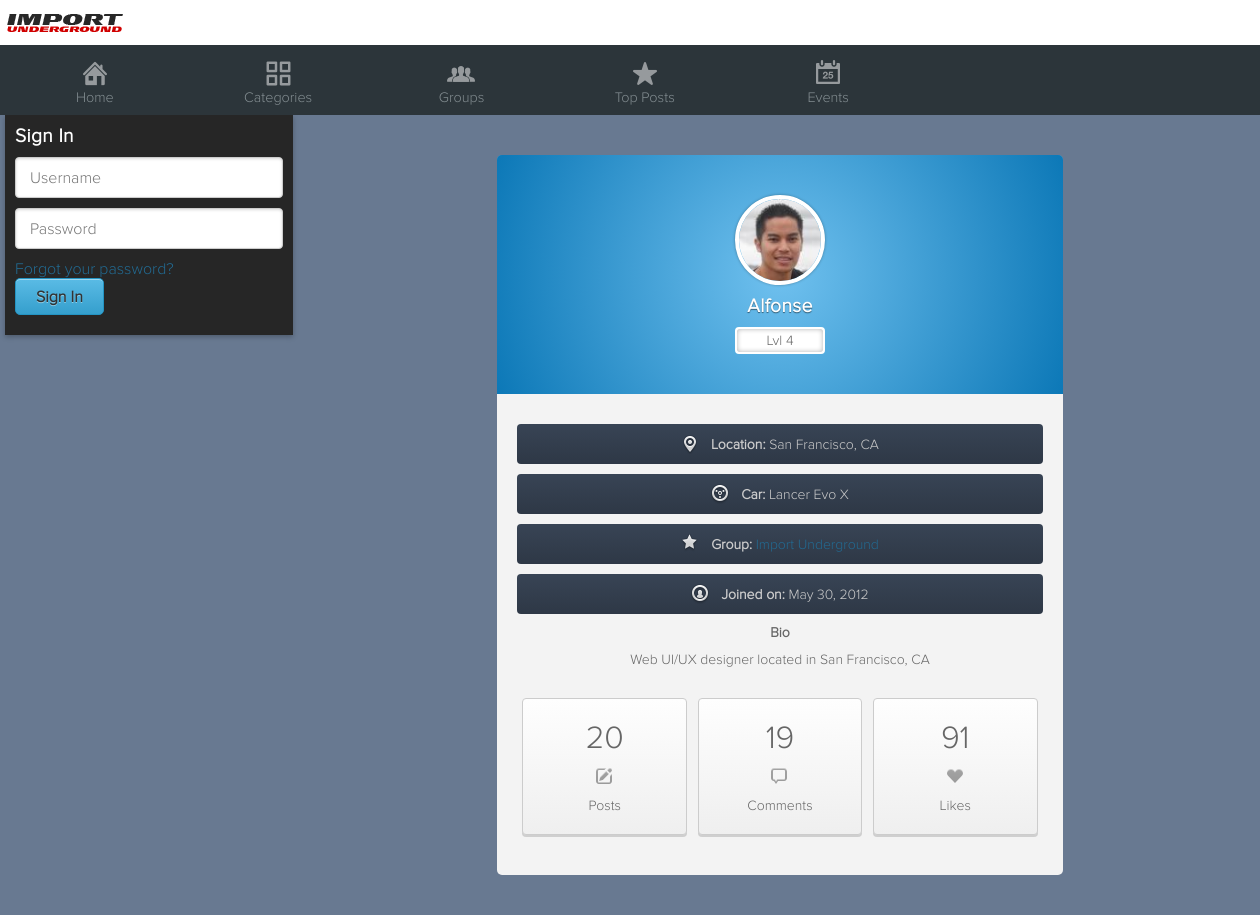
Before: /profile/alfonse with the older database file.
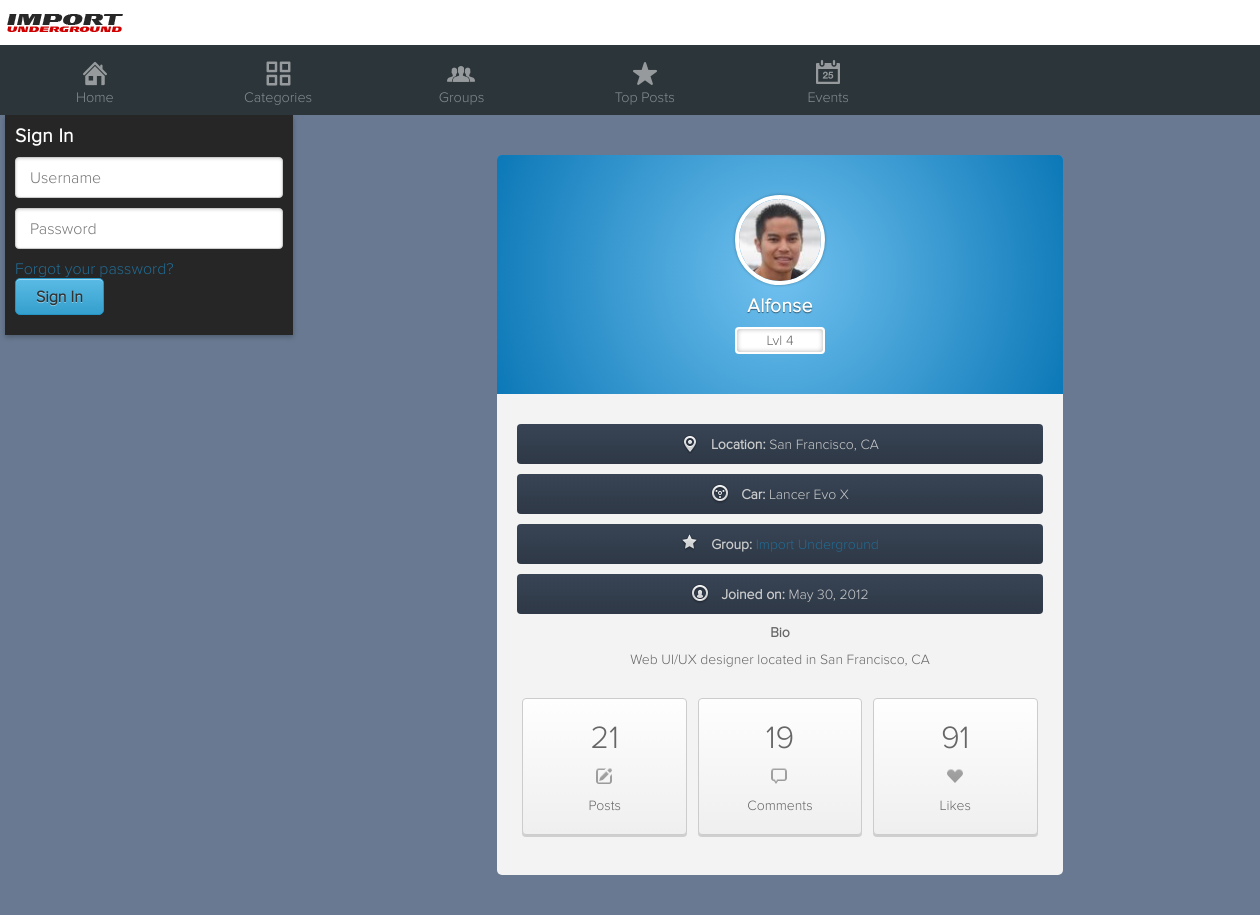
After: the same page with the newer database file.
### tables this page shows
CREATE TABLE IF NOT EXISTS `users` (
  `user_id` int(11) NOT NULL,
  `username` varchar(30) NOT NULL,
  `email` varchar(70) NOT NULL,
  `passwd` char(40) NOT NULL,
  `displayname` varchar(30) NOT NULL,
  `active` binary(1) NOT NULL DEFAULT '0',
  `setup` binary(1) DEFAULT '0',
  `joindate` date DEFAULT NULL,
  `birthdate` date DEFAULT NULL,
  `bio` text,
  `location` varchar(60) DEFAULT NULL,
  `car` varchar(60) DEFAULT NULL,
  `profileimg` varchar(40) DEFAULT NULL,
  `profilebg` varchar(40) DEFAULT NULL,
  `total_posts` int(11) DEFAULT '0',
  `total_comments` int(11) DEFAULT '0',
  `total_likes` int(11) DEFAULT '0',
  `lvl` tinyint(4) DEFAULT '0',
  `total_xp` int(11) NOT NULL DEFAULT '0',
  `total_gp` int(11) DEFAULT '0',
  `group_id` int(11) DEFAULT NULL,
  `session_hash` varchar(32) DEFAULT NULL
);

CREATE TABLE IF NOT EXISTS `groups` (
  `group_id` int(11) NOT NULL,
  `groupname` varchar(30) DEFAULT NULL,
  `group_url` varchar(40) DEFAULT NULL,
  `founder` varchar(30) NOT NULL,
  `about` text,
  `num_members` int(11) DEFAULT '0',
  `location` varchar(30) DEFAULT NULL,
  `datecreated` date NOT NULL,
  `img_url` varchar(40) NOT NULL DEFAULT '/images/group.jpg',
  `banner_img` varchar(40) DEFAULT NULL,
  `private` binary(1) DEFAULT '0'
);

### profile.php (the view, shortened to what this page needs)
<?php
include("config.php");
if (isset( $_COOKIE['login_cookie'] )) {
	$username = mysqli_real_escape_string($dblink, strtolower($_COOKIE['login_cookie']));
	$session_hash = mysqli_real_escape_string($dblink, $_COOKIE['hsh']);
	iu_check_user_setup();
	$r  = mysqli_query($dblink, "SELECT * FROM users WHERE username='$username' AND session_hash = '$session_hash'");
	$Rows = mysqli_fetch_assoc($r);
}else {
	$username = '';
}
$userprofile = mysqli_real_escape_string($dblink, strtolower($_GET['username']));
?>
<!DOCTYPE html>
<html xmlns="http://www.w3.org/1999/xhtml">
<head>
	<link href="/stylesheets/car.css" rel="stylesheet" type="text/css" />
	<link href="/stylesheets/jcrop.css" rel="stylesheet" type="text/css" />
</head>
<body class="profile">
	<?php include("top.php"); ?>
    <div id="content">
		<?php include("left.php"); ?>
    	<div id="right" class="profilesection">
    		<?
			if($userprofile && ($userprofile != $username )){
				$userProfileQuery1  = mysqli_query($dblink, "SELECT * FROM users USE INDEX (user_id) WHERE username='$userprofile'");
				$userProfileRow1 = mysqli_fetch_assoc($userProfileQuery1);
				$userProfileNum_rows = mysqli_num_rows($userProfileQuery1);
				if($userProfileNum_rows == 1){
					if($userProfileRow1['group_id'] != NULL || $userProfileRow1['group_id'] != ''){
						$userProfileQuery5 = @mysqli_query($dblink, "SELECT groupname, group_url FROM groups WHERE group_id={$userProfileRow1['group_id']}");
						$userProfileRow5 = mysqli_fetch_assoc($userProfileQuery5);
					}
			?>
				<div id="myprofile">
					<div class="userpic <?=$userProfileRow1['profilebg'] ?>">
						<?php iu_get_avatar_pic($userProfileRow1['email']); ?>
						<h3><?= $userProfileRow1['displayname'] ?></h3>
						<div class="lvl">
							<p>Lvl <? if($userProfileRow1['lvl'] == NULL){echo "0";}else{ echo $userProfileRow1['lvl'];} ?></p>
						</div>
					</div>
					<div class="userinfo">
						<p class="location"><span class="icon"></span><strong>Location:</strong> <?= $userProfileRow1['location']; ?></p>
						<p class="car"><span class="icon"></span><strong>Car:</strong> <?= $userProfileRow1['car']; ?></p>
						<p class="group"><span class="icon"></span><strong>Group:</strong>
							<? if($userProfileRow1['group_id'] != NULL || $userProfileRow1['group_id'] != ''){ ?>
								<a href="/group/<?= $userProfileRow5['group_url'] ?>"><?= $userProfileRow5['groupname']; ?></a>
							<? } ?>
						</p>
						<p class="joindate"><span class="icon"></span><strong>Joined on:</strong> <?= iu_readable_date($userProfileRow1['joindate']); ?></p>
						<p class="bio"><strong>Bio</strong></p>
						<p class="bio"><?= stripslashes($userProfileRow1['bio']); ?></p>
						<div class="posts">
							<p class="postcount"><?= $userProfileRow1['total_posts']; ?></p>
							<div class="icon"></div>
							<p>Posts</p>
						</div>
						<div class="comments">
							<p class="commentcount"><?= $userProfileRow1['total_comments']; ?></p>
							<div class="icon"></div>
							<p>Comments</p>
						</div>
						<div class="likes">
							<p class="likescount"><?= $userProfileRow1['total_likes']; ?></p>
							<div class="icon"></div>
							<p>Likes</p>
						</div>
					</div>
				</div>
			<?	}else {
					echo "<h2>Profile Not Found</h2>";
				}
			}
		?>
    	</div>
	</div>
</body>
</html>

### top.php (shortened to what this page needs)
<?php
	$pageURL = $_SERVER["REQUEST_URI"];
	$url1 = '';
	$url2 = '';
	preg_match('/\/([A-Za-z]+)(?:\/)?([A-Za-z-]+)?(\/)?/', $pageURL, $url);
	if(isset($url[1])){
		$url1 = $url[1];
		$url2 = isset($url[2]) ? $url[2] : '';
	}
	$topgroupurl ='';
?>
<div id="top">
	<div class="logomenu">
		<h1><a href="/">Import Underground</a></h1>
	</div>
</div>
<?
	if($url1 != 'setup'){
?>
<nav class="mainNav">
	<ul>
		<li class="nav-home <? if($url1 == 'home'){ echo 'active'; } ?>"><a href="/home"><i></i><span>Home</span></a></li>
		<li class="nav-categories <? if($url1 == 'categories' || $url1 == 'posts'){ echo 'active'; } ?>"><a href="/categories"><i></i><span>Categories</span></a></li>
		<li class="nav-groups <? if($url1 == 'groups' || ($url1== 'group' && $url2 != $topgroupurl)){ echo 'active'; } ?>"><a href="/groups"><i></i><span>Groups</span></a></li>
		<li class="nav-topposts <? if($url1 == 'topposts'){ echo 'active'; } ?>"><a href="/topposts"><i></i><span>Top Posts</span></a></li>
		<li class="nav-events <? if($url1 == 'events'){ echo 'active'; } ?>"><a href="/events"><i></i><span>Events</span></a></li>
	</ul>
</nav>
<? }
?>

### left.php (shortened to what this page needs)
<div id="left">
<?php
if(isset($_COOKIE['login_cookie'])){
	$username = mysqli_real_escape_string($dblink, strtolower($_COOKIE['login_cookie']));
	$dblink = @mysqli_connect($dbhost, $dbuser, $dbpass, $dbname);
	$leftQuery  = mysqli_query($dblink, "SELECT user_id, username, displayname, email FROM users WHERE username='$username'");
	$leftRows = mysqli_fetch_assoc($leftQuery);
	?>
		<a href="/profile"><?php iu_get_avatar_pic($leftRows['email']); ?>
			<p class="leftusername"><strong><?php echo $leftRows['displayname']; ?></strong></p>
		</a>
		<p class="leftbuttons profile"><a href="/profile/<?= $leftRows['username']?>"><span></span>My Profile</a>
		<p class="leftbuttons myposts"><a href="/myposts"><span></span>My Posts</a></p>
		<p class="leftbuttons logout"><a id="logoutbtn" href="/logout"><span></span>Logout</a></p>
		<p class="leftbuttons singup"></p>
	<?
} else {
	$pageURL = iu_get_page_url();
	?>
	<form id="signinform" method="post" action="/login?url=<?= $pageURL ?>">
		<h3>Sign In</h3>
		<p><input class="userinput" type="text" name="username" placeholder="Username" onFocus="clearText(this)" onBlur="clearText(this)" /></p>
		<p><input class="userinput" type="password" name="passwd" placeholder="Password"/></p>
		<p><a href="/forgotpassword">Forgot your password?</a></p>
		<p><input class="submitbtn" type="submit" name="login" value="Sign In" /></p>
	</form>
<? } ?>
</div>

### config.php (shortened to what this page needs)
<?php
function iu_get_page_url() {
	$pageURL = '';
	if ($_SERVER["SERVER_PORT"] != "80") {
		$pageURL .= $_SERVER["SERVER_NAME"].":".$_SERVER["SERVER_PORT"].$_SERVER["REQUEST_URI"];
	} else {
		$pageURL .= $_SERVER["REQUEST_URI"];
	}
	return $pageURL;
}
?>
	<?
function iu_get_avatar_pic($email = ""){
	include 'dbparams.php';
	$results3 = mysqli_query($dblink, "SELECT profileimg, displayname FROM users WHERE email = '$email'");
	$Row3 = mysqli_fetch_assoc($results3);
	if($Row3['profileimg'] != NULL || $Row3['profileimg'] != ''){
		echo '<img class="avatar" src="/'.$Row3['profileimg'].'" alt="'.$Row3['displayname'].'" />';
	}else {
		echo '<img class="avatar" src="/images/me.jpg" />';
	}
}
	?>
	<?
function iu_readable_date($datetime, $format = 'normal'){
	$date = New DateTime($datetime);
	if($format == 'normal'){
		$updatedDate = date_format($date,'F j, Y');
	}else if($format == 'short'){
		$updatedDate = date_format($date,'M j, Y');
	}else if($format == 'numbered'){
		$updatedDate = date_format($date,'n/j/y');
	}
	return $updatedDate;
}
?>

Changed rows visible on the page:
changed users "Alfonse": total_posts "20" → "21"
